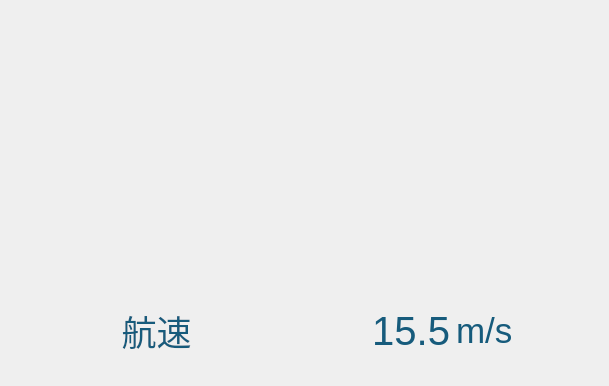
<?xml version="1.0" encoding="UTF-8"?>
<ui version="4.0">
 <class>SpeedWidget</class>
 <widget class="QWidget" name="SpeedWidget">
  <property name="geometry">
   <rect>
    <x>0</x>
    <y>0</y>
    <width>609</width>
    <height>386</height>
   </rect>
  </property>
  <property name="windowTitle">
   <string>SpeedWidget</string>
  </property>
  <property name="autoFillBackground">
   <bool>true</bool>
  </property>
  <property name="styleSheet">
   <string notr="true"/>
  </property>
  <layout class="QVBoxLayout" name="verticalLayout">
   <item>
    <layout class="QGridLayout" name="gridLayout" rowstretch="3,1">
     <item row="0" column="0">
      <widget class="CodeTableWnd" name="wnd_tableHor" native="true"/>
     </item>
     <item row="0" column="1">
      <widget class="CodeTableWnd" name="wnd_tableVer" native="true"/>
     </item>
     <item row="1" column="0">
      <widget class="QLabel" name="label_titleHor">
       <property name="palette">
        <palette>
         <active>
          <colorrole role="WindowText">
           <brush brushstyle="SolidPattern">
            <color alpha="255">
             <red>22</red>
             <green>91</green>
             <blue>124</blue>
            </color>
           </brush>
          </colorrole>
          <colorrole role="Text">
           <brush brushstyle="SolidPattern">
            <color alpha="255">
             <red>22</red>
             <green>91</green>
             <blue>124</blue>
            </color>
           </brush>
          </colorrole>
         </active>
         <inactive>
          <colorrole role="WindowText">
           <brush brushstyle="SolidPattern">
            <color alpha="255">
             <red>22</red>
             <green>91</green>
             <blue>124</blue>
            </color>
           </brush>
          </colorrole>
          <colorrole role="Text">
           <brush brushstyle="SolidPattern">
            <color alpha="255">
             <red>22</red>
             <green>91</green>
             <blue>124</blue>
            </color>
           </brush>
          </colorrole>
         </inactive>
         <disabled>
          <colorrole role="WindowText">
           <brush brushstyle="SolidPattern">
            <color alpha="255">
             <red>120</red>
             <green>120</green>
             <blue>120</blue>
            </color>
           </brush>
          </colorrole>
          <colorrole role="Text">
           <brush brushstyle="SolidPattern">
            <color alpha="255">
             <red>120</red>
             <green>120</green>
             <blue>120</blue>
            </color>
           </brush>
          </colorrole>
         </disabled>
        </palette>
       </property>
       <property name="font">
        <font>
         <pointsize>26</pointsize>
        </font>
       </property>
       <property name="text">
        <string>航速</string>
       </property>
       <property name="alignment">
        <set>Qt::AlignCenter</set>
       </property>
      </widget>
     </item>
     <item row="1" column="1">
      <layout class="QHBoxLayout" name="horizontalLayout">
       <item>
        <widget class="QLabel" name="label_valueVer">
         <property name="palette">
          <palette>
           <active>
            <colorrole role="WindowText">
             <brush brushstyle="SolidPattern">
              <color alpha="255">
               <red>22</red>
               <green>91</green>
               <blue>124</blue>
              </color>
             </brush>
            </colorrole>
            <colorrole role="Text">
             <brush brushstyle="SolidPattern">
              <color alpha="255">
               <red>22</red>
               <green>91</green>
               <blue>124</blue>
              </color>
             </brush>
            </colorrole>
           </active>
           <inactive>
            <colorrole role="WindowText">
             <brush brushstyle="SolidPattern">
              <color alpha="255">
               <red>22</red>
               <green>91</green>
               <blue>124</blue>
              </color>
             </brush>
            </colorrole>
            <colorrole role="Text">
             <brush brushstyle="SolidPattern">
              <color alpha="255">
               <red>22</red>
               <green>91</green>
               <blue>124</blue>
              </color>
             </brush>
            </colorrole>
           </inactive>
           <disabled>
            <colorrole role="WindowText">
             <brush brushstyle="SolidPattern">
              <color alpha="255">
               <red>120</red>
               <green>120</green>
               <blue>120</blue>
              </color>
             </brush>
            </colorrole>
            <colorrole role="Text">
             <brush brushstyle="SolidPattern">
              <color alpha="255">
               <red>120</red>
               <green>120</green>
               <blue>120</blue>
              </color>
             </brush>
            </colorrole>
           </disabled>
          </palette>
         </property>
         <property name="font">
          <font>
           <pointsize>30</pointsize>
          </font>
         </property>
         <property name="text">
          <string>15.5</string>
         </property>
         <property name="alignment">
          <set>Qt::AlignRight|Qt::AlignTrailing|Qt::AlignVCenter</set>
         </property>
        </widget>
       </item>
       <item>
        <widget class="QLabel" name="label_titleVer">
         <property name="palette">
          <palette>
           <active>
            <colorrole role="WindowText">
             <brush brushstyle="SolidPattern">
              <color alpha="255">
               <red>22</red>
               <green>91</green>
               <blue>124</blue>
              </color>
             </brush>
            </colorrole>
            <colorrole role="Text">
             <brush brushstyle="SolidPattern">
              <color alpha="255">
               <red>22</red>
               <green>91</green>
               <blue>124</blue>
              </color>
             </brush>
            </colorrole>
           </active>
           <inactive>
            <colorrole role="WindowText">
             <brush brushstyle="SolidPattern">
              <color alpha="255">
               <red>22</red>
               <green>91</green>
               <blue>124</blue>
              </color>
             </brush>
            </colorrole>
            <colorrole role="Text">
             <brush brushstyle="SolidPattern">
              <color alpha="255">
               <red>22</red>
               <green>91</green>
               <blue>124</blue>
              </color>
             </brush>
            </colorrole>
           </inactive>
           <disabled>
            <colorrole role="WindowText">
             <brush brushstyle="SolidPattern">
              <color alpha="255">
               <red>120</red>
               <green>120</green>
               <blue>120</blue>
              </color>
             </brush>
            </colorrole>
            <colorrole role="Text">
             <brush brushstyle="SolidPattern">
              <color alpha="255">
               <red>120</red>
               <green>120</green>
               <blue>120</blue>
              </color>
             </brush>
            </colorrole>
           </disabled>
          </palette>
         </property>
         <property name="font">
          <font>
           <pointsize>26</pointsize>
          </font>
         </property>
         <property name="text">
          <string>m/s</string>
         </property>
        </widget>
       </item>
      </layout>
     </item>
    </layout>
   </item>
  </layout>
 </widget>
 <layoutdefault spacing="6" margin="11"/>
 <customwidgets>
  <customwidget>
   <class>CodeTableWnd</class>
   <extends>QWidget</extends>
   <header>codetablewnd.h</header>
   <container>1</container>
  </customwidget>
 </customwidgets>
 <resources/>
 <connections/>
</ui>
